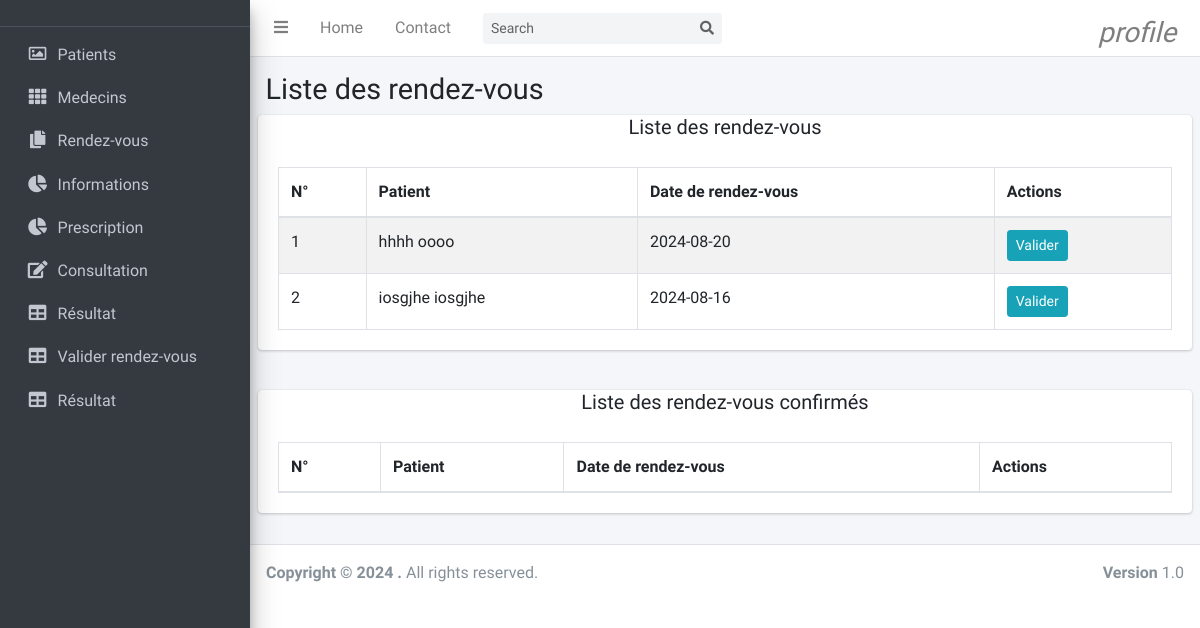
Before: /views/valider.php (signed in) with the older database file.
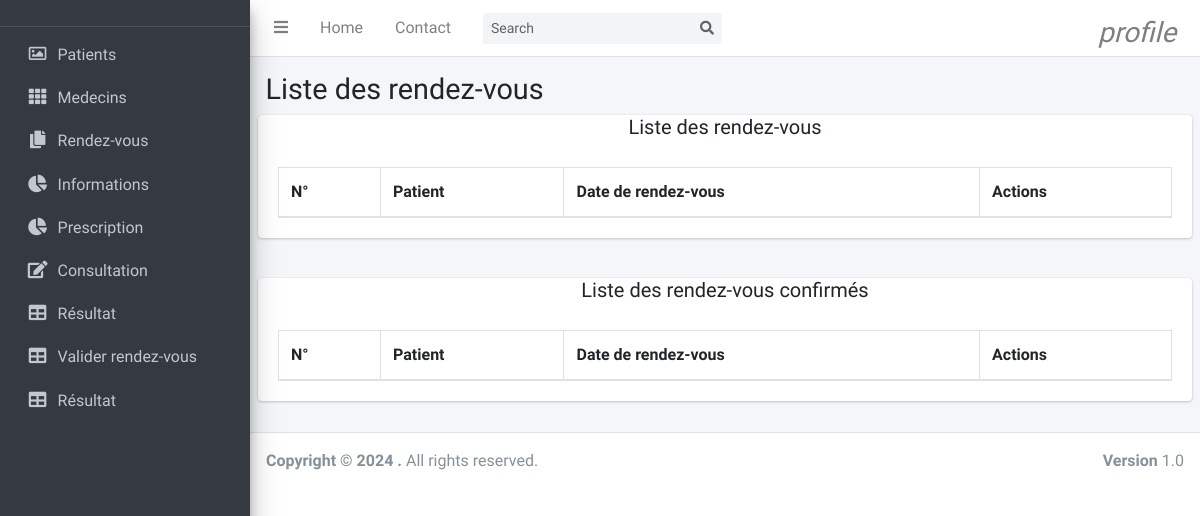
After: the same page with the newer database file.
### tables this page shows
CREATE TABLE `patients` (
  `id` int(11) NOT NULL,
  `nom` text NOT NULL,
  `postnom` text NOT NULL,
  `prenom` text NOT NULL,
  `genre` text NOT NULL,
  `telephone` text NOT NULL,
  `adresse` text NOT NULL,
  `pwd` text NOT NULL,
  `supprimer` int(11) NOT NULL
);

CREATE TABLE `rendez_vous` (
  `id` int(11) NOT NULL,
  `patient` int(11) NOT NULL,
  `medecin` int(11) NOT NULL,
  `date` date NOT NULL,
  `etat` int(11) NOT NULL,
  `supprimer` int(11) NOT NULL
);

### views/valider.php (the view, shortened to what this page needs)
<?php
    if(isset($_SESSION["medecin"])) {
        $idm = $_SESSION['medecin'];
    }
?>
<!DOCTYPE html>
<html lang="en">
<head>
    <?php require_once('style.php'); ?>
</head>
<body>
     <?php require_once('aside.php') ?>
  <div class="content-wrapper">
    <section class="content-header">
      <div class="container-fluid">
        <div class="row mb-2">
          <div class="col-sm-12">
            <h1>Liste des rendez-vous</h1>
          </div>
        </div>
      </div>
            <div class="card">
             <h5 class="text-center">Liste des rendez-vous</h5>
            <div class="card-body">
              <table id="example1" class="table table-bordered table-striped">
                <thead>
                <tr>
                  <th>N°</th>
                  <th>Patient</th>
                  <th>Date de rendez-vous</th>
                  <th>Actions</th>
                </tr>
                </thead>
                <tbody>
                  <?php
                   $getData=$connexion->prepare("SELECT rendez_vous.id as idr,patients.nom as nom_patient,patients.postnom as postnom_patient,medecins.nom as nom_medecin,medecins.postnom as postnom_medecin,medecins.id as medecin_id,rendez_vous.date as date FROM patients,medecins,rendez_vous WHERE patients.id=rendez_vous.patient AND medecins.id=rendez_vous.medecin AND patients.supprimer=0 AND medecins.supprimer=0 AND rendez_vous.supprimer=0 AND rendez_vous.etat=0 and medecins.id=?");
                   $getData->execute([$idm]);
                  $n=0;
                  while($recup=$getData->fetch()){
                    $n++;
                  ?>
                <tr>
                  <td><?=$n;?></td>
                  <td><?=$recup["nom_patient"]. " ".$recup["postnom_patient"] ;?></td>
                  <td><?=$recup["date"];?></td>
                  <td>
                  <a href='valider.php?confirmer=<?=$recup['idr'] ?>' class="btn btn-info btn-sm ">Valider</a>
                  </td>
                </tr>
                <?php }?>
              </table>
            </div>
          </div> <br>
          <div class="card">
             <h5 class="text-center">Liste des rendez-vous confirmés</h5>
            <div class="card-body">
              <table id="example1" class="table table-bordered table-striped">
                <thead>
                <tr>
                  <th>N°</th>
                  <th>Patient</th>
                  <th>Date de rendez-vous</th>
                  <th>Actions</th>
                </tr>
                </thead>
              </table>
            </div>
          </div>
          </div>
    <?php require_once('script.php') ?>
</body>
</html>

Changed rows visible on the page:
removed patients: nom "hhhh", postnom "oooo", rendez_vous.date "2024-08-20"
removed patients: nom "iosgjhe", postnom "iosgjhe", rendez_vous.date "2024-08-16"
